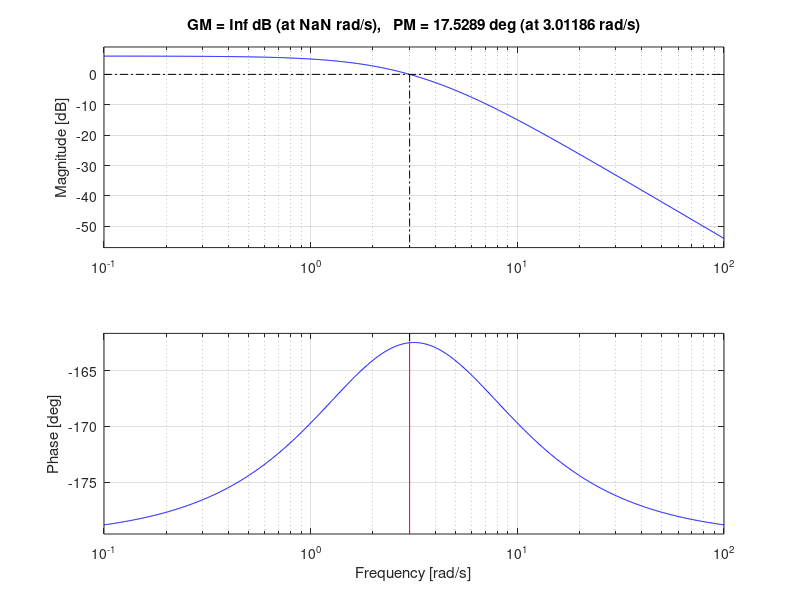
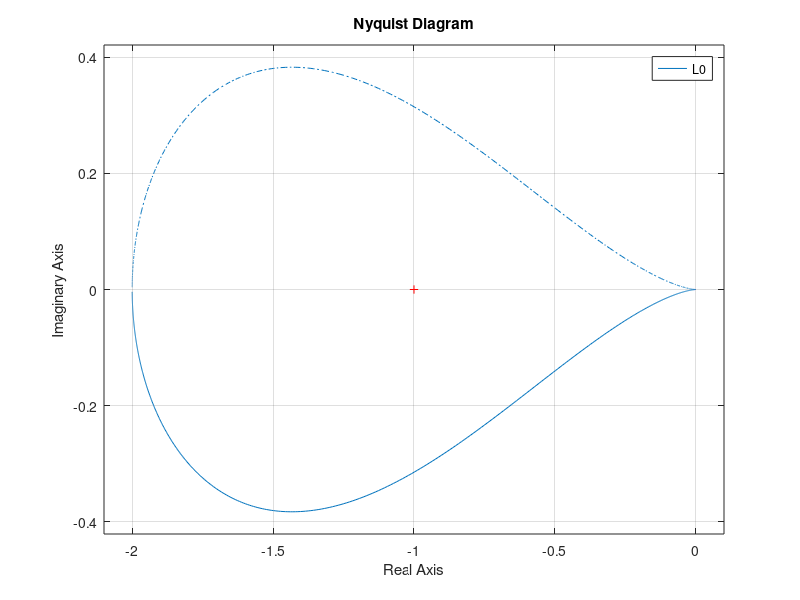

Source code (MATLAB) for these figures, in order:
figure; 
L0 = tf([20],[1 2 -10]);
figure(1)
margin(L0)
figure(2)
nyquist(L0);
L = 0.49*L0;
H=feedback(L,1); 
[z,p,k]=zpkdata(H,'v'); 
